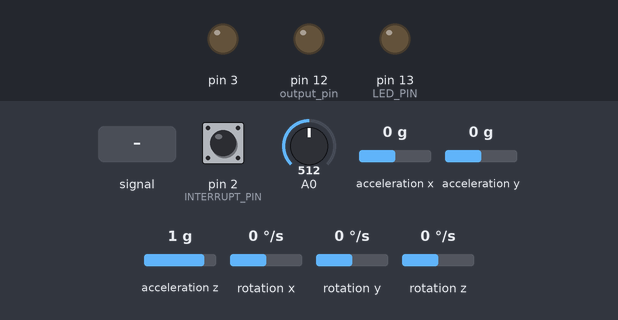
A sketch run on a simulated Arduino Uno, built with avr-gcc and run on an emulated ATmega328P. On the bench: output pins drawn as LEDs (lit = HIGH). Dashed ring = blinking. Inputs (shaded band) come from the test bench; at power-on: pin 2 (INTERRUPT_PIN) LOW, A0 = 512, acceleration x 0 g, acceleration y 0 g, acceleration z 1 g, rotation x 0 °/s, rotation y 0 °/s, rotation z 0 °/s. The sensor or clock chip raises its interrupt line as the real part does.

Above: at 0.1 s.
At 1.77 s:
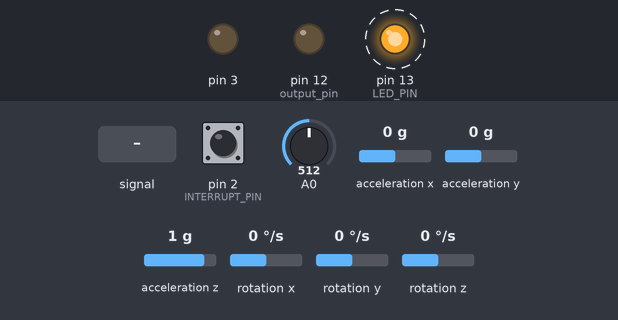
1.8 s: A0 fed a 50 Hz sine of ±306 counts around its level
4.8 s: A0 fed a 200 Hz sine of ±81 counts around its level
Timing chart, 0 to 13.8 s (numbered marks = the images above; inputs shaded):
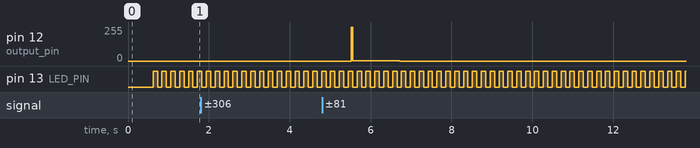

The sketch:

IMU_n_DIGITAL_SOUND_RECEIVER.ino
```cpp
//=====================================================================================================//
//===================== DIGITAL SOUND FILTER and MPU6050 DMP VALUES ===================================//
//================================= ARDUINO TO STM32F4VG ==============================================//
//=====================================================================================================//
// PIN-PIN ARDUINO TO MPU6050 :
// 1. VCC -> VCC
// 2. GND -> GND
// 3. A5 -> SCL
// 4. A4 -> SDA
// 5. D2 -> INT
#include "I2Cdev.h"

#include "MPU6050_6Axis_MotionApps20.h"
//#include "MPU6050.h" // not necessary if using MotionApps include file

// Arduino Wire library is required if I2Cdev I2CDEV_ARDUINO_WIRE implementation
// is used in I2Cdev.h
#if I2CDEV_IMPLEMENTATION == I2CDEV_ARDUINO_WIRE
    #include "Wire.h"
#endif

// class default I2C address is 0x68
// specific I2C addresses may be passed as a parameter here
// AD0 low = 0x68 (default for SparkFun breakout and InvenSense evaluation board)
// AD0 high = 0x69
MPU6050 mpu;
//MPU6050 mpu(0x69); // <-- use for AD0 high

// uncomment "OUTPUT_READABLE_YAWPITCHROLL" if you want to see the yaw/
// pitch/roll angles (in degrees) calculated from the quaternions coming
// from the FIFO. Note this also requires gravity vector calculations.
// Also note that yaw/pitch/roll angles suffer from gimbal lock (for
// more info, see: http://en.wikipedia.org/wiki/Gimbal_lock)
#define OUTPUT_READABLE_YAWPITCHROLL

#define INTERRUPT_PIN 2  // use pin 2 on Arduino Uno & most boards
#define LED_PIN 13 // (Arduino is 13, Teensy is 11, Teensy++ is 6)

//AUTO-CALIBRATION ARRAY
#define PRESENT_VAL  0
#define PREVIOUS_VAL 1
#define TEMPORARY    2

bool blinkState = false;

// MPU control/status vars
bool dmpReady = false;  // set true if DMP init was successful
uint8_t mpuIntStatus;   // holds actual interrupt status byte from MPU
uint8_t devStatus;      // return status after each device operation (0 = success, !0 = error)
uint16_t packetSize;    // expected DMP packet size (default is 42 bytes)
uint16_t fifoCount;     // count of all bytes currently in FIFO
uint8_t fifoBuffer[64]; // FIFO storage buffer

// orientation/motion vars
Quaternion q;           // [w, x, y, z]         quaternion container
VectorInt16 aa;         // [x, y, z]            accel sensor measurements
VectorInt16 aaReal;     // [x, y, z]            gravity-free accel sensor measurements
VectorInt16 aaWorld;    // [x, y, z]            world-frame accel sensor measurements
VectorFloat gravity;    // [x, y, z]            gravity vector
float ypr[3];           // [yaw, pitch, roll]   yaw/pitch/roll container and gravity vector
int yaw;
int pitch;
int roll;
int MULTIPLY_COUNTER;

unsigned int IMU_CMD[8]={0,0,0,0,0,0,0,0};

//RECEIVED DATA FROM MAIN CONTROLLER
int START_BUTTON    = 0x53;
int BUTTON_A        = 0x41;
int BUTTON_B        = 0x42;
int CMD_COMPLETED   = 0x58;
int CMD_IDLE        = 0x5E;

//COMMAND FLAG FROM MAIN CONTROLLER
unsigned int COMMAND_FLAG_A = 0x3C;
unsigned int COMMAND_FLAG_B = 0x3E;
const unsigned int COMMAND_COMPLETED = 0x7C;

//MANDATORY COMMAND HYBRID IMU PROCESSOR
const int IMU_CMD_SEND_RAW              = 49; //CHANGED
const int SOUNDCHECK                    = 50;
const int HYBRID_CMD_SEND_CONCLUSION    = 0x43;
const int BW_SOUND_ACTIVATED            = 0x77;

const int TCS3200_CMD_SAVE_EEPROM       = 0x5A;
int COMMAND_MODE=1;

//==========================    DIGITAL SOUND RECEIVER VARIABLES   =======================================//
int hitung_on=0,hitung_off=0;

//clipping indicator variables
boolean clipping = 0;

//data storage variables
byte newData = 0;
byte prevData = 0;
unsigned int time = 0;//keeps time and sends vales to store in timer[] occasionally
int timer[10];//sstorage for timing of events
int slope[10];//storage for slope of events
unsigned int totalTimer;//used to calculate period
unsigned int period;//storage for period of wave
byte index = 0;//current storage index
float frequency;//storage for frequency calculations
int maxSlope = 0;//used to calculate max slope as trigger point
int newSlope;//storage for incoming slope data

//variables for decided whether you have a match
byte noMatch = 0;//counts how many non-matches you've received to reset variables if it's been too long
byte slopeTol = 3;//slope tolerance- adjust this if you need
int timerTol = 10;//timer tolerance- adjust this if you need

//variables for amp detection
unsigned int ampTimer = 0;
byte maxAmp = 0;
byte checkMaxAmp;
byte ampThreshold = 30;//raise if you have a very noisy signal
// ================================================================
// ===               INTERRUPT DETECTION ROUTINE                ===
// ================================================================

volatile bool mpuInterrupt = false;     // indicates whether MPU interrupt pin has gone high
void dmpDataReady() {
    mpuInterrupt = true;
}


// ================================================================
// ===                      INITIAL SETUP                       ===
// ================================================================

void setup() {
    // join I2C bus (I2Cdev library doesn't do this automatically)
    #if I2CDEV_IMPLEMENTATION == I2CDEV_ARDUINO_WIRE
        Wire.begin();
        Wire.setClock(400000); // 400kHz I2C clock. Comment this line if having compilation difficulties
    #elif I2CDEV_IMPLEMENTATION == I2CDEV_BUILTIN_FASTWIRE
        Fastwire::setup(400, true);
    #endif

    Serial.begin(38400);//
    while (!Serial);
    mpu.initialize();
    pinMode(INTERRUPT_PIN, INPUT);
    devStatus = mpu.dmpInitialize();

    // supply your own gyro offsets here, scaled for min sensitivity
    mpu.setXGyroOffset(220);
    mpu.setYGyroOffset(76);
    mpu.setZGyroOffset(-85);
    mpu.setZAccelOffset(1788); // 1688 factory default for my test chip

    // make sure it worked (returns 0 if so)
    if (devStatus == 0) {
        mpu.setDMPEnabled(true);
        attachInterrupt(digitalPinToInterrupt(INTERRUPT_PIN), dmpDataReady, RISING);
        mpuIntStatus = mpu.getIntStatus();
        dmpReady = true;
        packetSize = mpu.dmpGetFIFOPacketSize();
    }
    // configure LED for output
    pinMode(LED_PIN, OUTPUT);

 //=======================================   DIGITAL SOUND RECEIVER SETUP   =========================================//
  pinMode(12,OUTPUT);//output pin
  pinMode(3,OUTPUT);
  cli();//diable interrupts

  //set up continuous sampling of analog pin 0 at 38.5kHz

  //clear ADCSRA and ADCSRB registers
  ADCSRA = 0;
  ADCSRB = 0;

  ADMUX |= (1 << REFS0); //set reference voltage
  ADMUX |= (1 << ADLAR); //left align the ADC value- so we can read highest 8 bits from ADCH register only

  ADCSRA |= (1 << ADPS2) | (1 << ADPS0); //set ADC clock with 32 prescaler- 16mHz/32=500kHz
  ADCSRA |= (1 << ADATE); //enabble auto trigger
  ADCSRA |= (1 << ADIE); //enable interrupts when measurement complete
  ADCSRA |= (1 << ADEN); //enable ADC
  ADCSRA |= (1 << ADSC); //start ADC measurements

  sei();//enable interrupts
}

ISR(ADC_vect) {//when new ADC value ready

  PORTB &= B11101111;//set pin 12 low
  prevData = newData;//store previous value
  newData = ADCH;//get value from A0
  if (prevData < 127 && newData >=127)
  {//if increasing and crossing midpoint
    newSlope = newData - prevData;//calculate slope
    if (abs(newSlope-maxSlope)<slopeTol){//if slopes are ==
      //record new data and reset time
      slope[index] = newSlope;
      timer[index] = time;
      time = 0;
      if (index == 0){//new max slope just reset
        PORTB |= B00010000;//set pin 12 high
        noMatch = 0;
        index++;//increment index
      }
      else if (abs(timer[0]-timer[index])<timerTol && abs(slope[0]-newSlope)<slopeTol){//if timer duration and slopes match
        //sum timer values
        totalTimer = 0;
        for (byte i=0;i<index;i++){
          totalTimer+=timer[i];
        }
        period = totalTimer;//set period
        //reset new zero index values to compare with
        timer[0] = timer[index];
        slope[0] = slope[index];
        index = 1;//set index to 1
        PORTB |= B00010000;//set pin 12 high
        noMatch = 0;
      }
      else{//crossing midpoint but not match
        index++;//increment index
        if (index > 9){
          reset();
        }
      }
    }
    else if (newSlope>maxSlope){//if new slope is much larger than max slope
      maxSlope = newSlope;
      time = 0;//reset clock
      noMatch = 0;
      index = 0;//reset index
    }
    else{//slope not steep enough
      noMatch++;//increment no match counter
      if (noMatch>9){
        reset();
      }
    }
  }

  if (newData == 0 || newData == 1023){//if clipping
    PORTB |= B00100000;//set pin 13 high- turn on clipping indicator led
    clipping = 1;//currently clipping
  }

  time++;//increment timer at rate of 38.5kHz

  ampTimer++;//increment amplitude timer
  if (abs(127-ADCH)>maxAmp){
    maxAmp = abs(127-ADCH);
  }
  if (ampTimer==1000){
    ampTimer = 0;
    checkMaxAmp = maxAmp;
    maxAmp = 0;
  }

}

void reset(){//clea out some variables
  index = 0;//reset index
  noMatch = 0;//reset match couner
  maxSlope = 0;//reset slope
}


void checkClipping(){//manage clipping indicator LED
  if (clipping){//if currently clipping
    PORTB &= B11011111;//turn off clipping indicator led
    clipping = 0;
  }
}

void SOUND_RECEIVE();
void READ_IMU_DATA();
void Get_CMD();
void CMD_ACTUATE();

// ================================================================
// ===                    MAIN PROGRAM LOOP                     ===
// ================================================================

void loop() {
    // if programming failed, don't try to do anything
    if (!dmpReady) return;

    // wait for MPU interrupt or extra packet(s) available
    while (!mpuInterrupt && fifoCount < packetSize) {
    }

    // reset interrupt flag and get INT_STATUS byte
    mpuInterrupt = false;
    mpuIntStatus = mpu.getIntStatus();

    // get current FIFO count
    fifoCount = mpu.getFIFOCount();

    // check for overflow (this should never happen unless our code is too inefficient)
    if ((mpuIntStatus & 0x10) || fifoCount == 1024) {
        // reset so we can continue cleanly
        mpu.resetFIFO();
//        Serial.println(F("FIFO overflow!"));

    // otherwise, check for DMP data ready interrupt (this should happen frequently)
    } else if (mpuIntStatus & 0x02) {
        // wait for correct available data length, should be a VERY short wait
        while (fifoCount < packetSize) fifoCount = mpu.getFIFOCount();

        // read a packet from FIFO
        mpu.getFIFOBytes(fifoBuffer, packetSize);

        // track FIFO count here in case there is > 1 packet available
        // (this lets us immediately read more without waiting for an interrupt)
        fifoCount -= packetSize;

        #ifdef OUTPUT_READABLE_YAWPITCHROLL
            // display Euler angles in degrees
            mpu.dmpGetQuaternion(&q, fifoBuffer);
            mpu.dmpGetGravity(&gravity, &q);
            mpu.dmpGetYawPitchRoll(ypr, &q, &gravity);
//            SOUND_RECEIVE();
            Get_CMD();                                                            // FUNGSI MENERIMA COMMAND DARI STM
            CMD_ACTUATE();                                                        // HOLD UNTUK SATU FUNGSI

        #endif

        // blink LED to indicate activity
        blinkState = !blinkState;
        digitalWrite(LED_PIN, blinkState);
    }
}
void Get_CMD()
{
  IMU_CMD[TEMPORARY] = Serial.read();

    if(IMU_CMD[TEMPORARY]!=CMD_IDLE)
    {
        IMU_CMD[1] = IMU_CMD[0];
        IMU_CMD[0] = IMU_CMD[TEMPORARY];
    }
    switch(IMU_CMD[0])
    {
        case SOUNDCHECK:
            {
              SOUND_RECEIVE();
              COMMAND_MODE=1;
            }break;
        case IMU_CMD_SEND_RAW:
            {
              READ_IMU_DATA();
              COMMAND_MODE=2;
            }break;
        default:break;
    }
}

void CMD_ACTUATE()
{
  switch(COMMAND_MODE)
  {
    case 1:
    {
     SOUND_RECEIVE();
    }break;
    case 2:
    {
      READ_IMU_DATA();
      delay(100);
    }break;
  }
}

void READ_IMU_DATA()
{
            Serial.write(COMMAND_FLAG_A);
            Serial.write(COMMAND_FLAG_B);

            yaw = ypr[0] * 180/M_PI;
            if(yaw<0)
            {
              yaw+=360;
            }
            MULTIPLY_COUNTER=0;
            if(yaw>255)
            {
              while(yaw>255)
              {
                yaw-=255;
                MULTIPLY_COUNTER++;
              }
            }
            Serial.write(MULTIPLY_COUNTER);
            Serial.write(yaw);

            pitch = ypr[1] * 180/M_PI;
            if(pitch<0)pitch=pitch+180;
            Serial.write(pitch);

            roll = ypr[2] * 180/M_PI;
            if(roll<0)roll=roll+180;
            Serial.write(roll);
}

void SOUND_RECEIVE()
{
  checkClipping();

  if (checkMaxAmp>ampThreshold){
    frequency = 38462/float(period);//calculate frequency timer rate/period

    //print results
//    Serial.print(frequency);
//    Serial.println(" hz");
  }

  delay(100);//delete this if you want


  if(frequency>3750 && frequency<=3850)
  {
     hitung_on++;
     hitung_off=0;
  }
  else
  {
    hitung_off++;
  }


 if(hitung_on>=5 && hitung_off==0)
 {
//    Serial.println("SOUND ACTIVATED");
    Serial.write(COMMAND_FLAG_A);
    Serial.write(COMMAND_FLAG_B);
    Serial.write(BW_SOUND_ACTIVATED);
    COMMAND_MODE=2;
 }
 else if(hitung_off>=5)
 {
    hitung_on=0;
 }
}
```

Measured:
- by itself, pin 13 (LED_PIN): alternates HIGH for 0.11 s and LOW for 0.11 s
